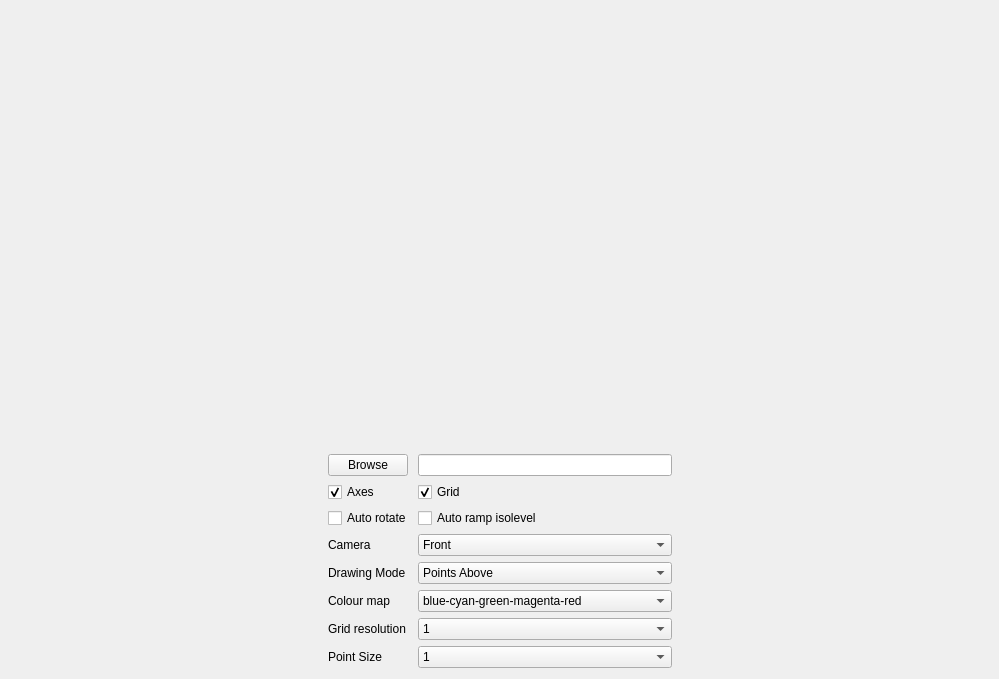
<?xml version="1.0" encoding="UTF-8"?>
<ui version="4.0">
 <class>MainWindow</class>
 <widget class="QMainWindow" name="MainWindow">
  <property name="windowModality">
   <enum>Qt::ApplicationModal</enum>
  </property>
  <property name="geometry">
   <rect>
    <x>0</x>
    <y>0</y>
    <width>999</width>
    <height>679</height>
   </rect>
  </property>
  <property name="sizePolicy">
   <sizepolicy hsizetype="Preferred" vsizetype="Preferred">
    <horstretch>0</horstretch>
    <verstretch>0</verstretch>
   </sizepolicy>
  </property>
  <property name="windowTitle">
   <string>OpenGL Test 1</string>
  </property>
  <widget class="QWidget" name="centralWidget">
   <layout class="QGridLayout" name="gridLayout">
    <item row="6" column="1">
     <widget class="Histogram" name="widget_2" native="true">
      <property name="enabled">
       <bool>true</bool>
      </property>
      <property name="sizePolicy">
       <sizepolicy hsizetype="MinimumExpanding" vsizetype="Preferred">
        <horstretch>0</horstretch>
        <verstretch>0</verstretch>
       </sizepolicy>
      </property>
      <property name="minimumSize">
       <size>
        <width>50</width>
        <height>50</height>
       </size>
      </property>
      <property name="maximumSize">
       <size>
        <width>240</width>
        <height>150</height>
       </size>
      </property>
     </widget>
    </item>
    <item row="6" column="2">
     <layout class="QFormLayout" name="formLayout">
      <item row="0" column="0">
       <widget class="QPushButton" name="browse_pushButton">
        <property name="text">
         <string>Browse</string>
        </property>
       </widget>
      </item>
      <item row="0" column="1">
       <widget class="QLineEdit" name="filepath_Edit">
        <property name="maximumSize">
         <size>
          <width>300</width>
          <height>16777215</height>
         </size>
        </property>
       </widget>
      </item>
      <item row="2" column="0">
       <widget class="QCheckBox" name="checkBox">
        <property name="enabled">
         <bool>true</bool>
        </property>
        <property name="text">
         <string>Axes</string>
        </property>
        <property name="checkable">
         <bool>true</bool>
        </property>
        <property name="checked">
         <bool>true</bool>
        </property>
       </widget>
      </item>
      <item row="2" column="1">
       <widget class="QCheckBox" name="checkBox_2">
        <property name="text">
         <string>Grid</string>
        </property>
        <property name="checked">
         <bool>true</bool>
        </property>
       </widget>
      </item>
      <item row="4" column="0">
       <widget class="QCheckBox" name="checkBox_3">
        <property name="text">
         <string>Auto rotate</string>
        </property>
       </widget>
      </item>
      <item row="4" column="1">
       <widget class="QCheckBox" name="checkBox_4">
        <property name="text">
         <string>Auto ramp isolevel</string>
        </property>
       </widget>
      </item>
      <item row="5" column="0">
       <widget class="QLabel" name="Camera_label">
        <property name="text">
         <string>Camera</string>
        </property>
       </widget>
      </item>
      <item row="5" column="1">
       <widget class="QComboBox" name="Camera_combo">
        <item>
         <property name="text">
          <string>Front</string>
         </property>
        </item>
        <item>
         <property name="text">
          <string>Top</string>
         </property>
        </item>
        <item>
         <property name="text">
          <string>Left</string>
         </property>
        </item>
        <item>
         <property name="text">
          <string>Axonometric</string>
         </property>
        </item>
       </widget>
      </item>
      <item row="6" column="0">
       <widget class="QLabel" name="DrawingMode">
        <property name="text">
         <string>Drawing Mode</string>
        </property>
       </widget>
      </item>
      <item row="6" column="1">
       <widget class="QComboBox" name="Drawing_mode_comboBox">
        <item>
         <property name="text">
          <string>Points Above</string>
         </property>
        </item>
        <item>
         <property name="text">
          <string>Points Below</string>
         </property>
        </item>
        <item>
         <property name="text">
          <string>Lines Above</string>
         </property>
        </item>
        <item>
         <property name="text">
          <string>Lines Below</string>
         </property>
        </item>
        <item>
         <property name="text">
          <string>Isopoints</string>
         </property>
        </item>
        <item>
         <property name="text">
          <string>Isosurface</string>
         </property>
        </item>
       </widget>
      </item>
      <item row="7" column="0">
       <widget class="QLabel" name="Colourmap">
        <property name="text">
         <string>Colour map</string>
        </property>
       </widget>
      </item>
      <item row="7" column="1">
       <widget class="QComboBox" name="Colour_map_comboBox">
        <item>
         <property name="text">
          <string>blue-cyan-green-magenta-red</string>
         </property>
        </item>
        <item>
         <property name="text">
          <string>blue-red</string>
         </property>
        </item>
        <item>
         <property name="text">
          <string>grey scale</string>
         </property>
        </item>
        <item>
         <property name="text">
          <string>red-yellow-green-cyan-blue-magenta-red</string>
         </property>
        </item>
        <item>
         <property name="text">
          <string>green-yellow</string>
         </property>
        </item>
        <item>
         <property name="text">
          <string>green-magenta</string>
         </property>
        </item>
        <item>
         <property name="text">
          <string>blue-green-red-green-blue</string>
         </property>
        </item>
        <item>
         <property name="text">
          <string>white-black-white</string>
         </property>
        </item>
        <item>
         <property name="text">
          <string>red-blue-cyan-magenta</string>
         </property>
        </item>
        <item>
         <property name="text">
          <string>blue-cyan-grren-yellow-white</string>
         </property>
        </item>
        <item>
         <property name="text">
          <string>landscape</string>
         </property>
        </item>
        <item>
         <property name="text">
          <string>constant</string>
         </property>
        </item>
       </widget>
      </item>
      <item row="8" column="0">
       <widget class="QLabel" name="Grid_resolution_label">
        <property name="text">
         <string>Grid resolution</string>
        </property>
       </widget>
      </item>
      <item row="8" column="1">
       <widget class="QComboBox" name="Grid_resolution_comboBox">
        <item>
         <property name="text">
          <string>1</string>
         </property>
        </item>
        <item>
         <property name="text">
          <string>2</string>
         </property>
        </item>
        <item>
         <property name="text">
          <string>3</string>
         </property>
        </item>
        <item>
         <property name="text">
          <string>4</string>
         </property>
        </item>
        <item>
         <property name="text">
          <string>5</string>
         </property>
        </item>
       </widget>
      </item>
      <item row="9" column="0">
       <widget class="QLabel" name="Point_size_label">
        <property name="text">
         <string>Point Size</string>
        </property>
       </widget>
      </item>
      <item row="9" column="1">
       <widget class="QComboBox" name="Point_size_comboBox">
        <item>
         <property name="text">
          <string>1</string>
         </property>
        </item>
        <item>
         <property name="text">
          <string>2</string>
         </property>
        </item>
        <item>
         <property name="text">
          <string>3</string>
         </property>
        </item>
        <item>
         <property name="text">
          <string>4</string>
         </property>
        </item>
        <item>
         <property name="text">
          <string>5</string>
         </property>
        </item>
        <item>
         <property name="text">
          <string>6</string>
         </property>
        </item>
        <item>
         <property name="text">
          <string>7</string>
         </property>
        </item>
        <item>
         <property name="text">
          <string>8</string>
         </property>
        </item>
        <item>
         <property name="text">
          <string>9</string>
         </property>
        </item>
        <item>
         <property name="text">
          <string>10</string>
         </property>
        </item>
       </widget>
      </item>
     </layout>
    </item>
    <item row="1" column="1">
     <spacer name="horizontalSpacer_2">
      <property name="orientation">
       <enum>Qt::Horizontal</enum>
      </property>
      <property name="sizeHint" stdset="0">
       <size>
        <width>40</width>
        <height>20</height>
       </size>
      </property>
     </spacer>
    </item>
    <item row="0" column="1" colspan="3">
     <widget class="GLWidget" name="widget" native="true">
      <property name="sizePolicy">
       <sizepolicy hsizetype="Expanding" vsizetype="Expanding">
        <horstretch>0</horstretch>
        <verstretch>0</verstretch>
       </sizepolicy>
      </property>
      <zorder>horizontalSpacer</zorder>
      <zorder>horizontalSpacer</zorder>
     </widget>
    </item>
    <item row="6" column="3">
     <spacer name="horizontalSpacer">
      <property name="orientation">
       <enum>Qt::Horizontal</enum>
      </property>
      <property name="sizeHint" stdset="0">
       <size>
        <width>40</width>
        <height>20</height>
       </size>
      </property>
     </spacer>
    </item>
   </layout>
  </widget>
 </widget>
 <layoutdefault spacing="6" margin="11"/>
 <customwidgets>
  <customwidget>
   <class>GLWidget</class>
   <extends>QWidget</extends>
   <header>glwidget.h</header>
   <container>1</container>
  </customwidget>
  <customwidget>
   <class>Histogram</class>
   <extends>QWidget</extends>
   <header>histogram.h</header>
   <container>1</container>
  </customwidget>
 </customwidgets>
 <resources/>
 <connections/>
</ui>
